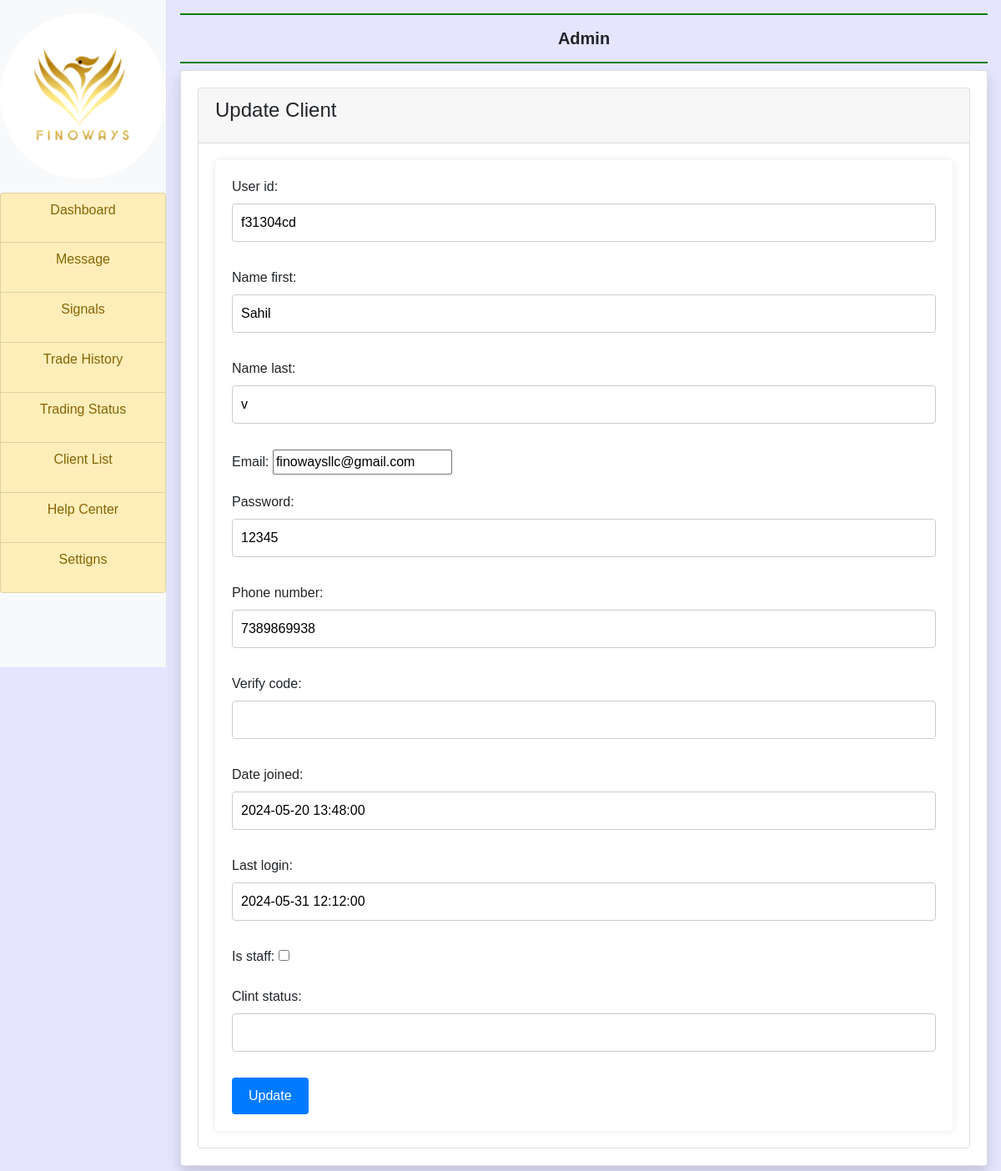
The app's page /update_client/f31304cd/ with its own data.
### myapp/models.py (models this page shows)
class ClientDetail(models.Model):
    user_id = models.CharField(max_length=8, unique=True, default=uuid.uuid4().hex[:8])
    name_first = models.CharField(max_length=50, blank=True, null=True)
    name_last = models.CharField(max_length=50, blank=True, null=True)
    email = models.EmailField(blank=True, null=True)
    password = models.CharField(max_length=50,blank=True, null=True)
    phone_number = models.CharField(max_length=15,blank=True, null=True)
    verify_code = models.CharField(max_length=15,blank=True, null=True)
    date_joined	= models.DateTimeField(verbose_name='date joined', default=None)
    last_login= models.DateTimeField(verbose_name='last login',default=None)
    is_staff= models.BooleanField(default=False)
    clint_status = models.CharField(max_length=15,blank=True, null=True)

### myapp/views.py (the view)
# urls.py: path('update_client/<str:user_id>/', views.update_client, name='update_client'),
def update_client(request, user_id):
    clientdetail = get_object_or_404(ClientDetail, user_id=user_id)
    if request.method == 'POST':
        form = ClientDetailForm(request.POST, instance=clientdetail)
        if form.is_valid():
            form.save()
            return redirect('client_list')
    else:
        form = ClientDetailForm(instance=clientdetail)
    return render(request, 'update_clientdetail.html', {'form': form, 'clientdetail': clientdetail})

### myapp/forms.py
class ClientDetailForm(forms.ModelForm):
    class Meta:
        model = ClientDetail
        fields = ['id','user_id','name_first','name_last','email','password','phone_number','verify_code','date_joined','last_login','is_staff','clint_status']

### myapp/templates/update_clientdetail.html (shortened to what this page needs)
{% extends 'admin_base.html' %}
{% block main %}
<div class="content">
    <div class="row">
        <div class="col-sm md lg xl xxl-12">
            <div class="card">
                <div class="card-header">
                    <h4 class="card-title">Update Client</h4>
                </div>
                <div class="card-body">
                    <form method="post">
                        {{ form.as_p }}
                        <button type="submit">Update</button>
                    </form>
                </div>
            </div>
        </div>
    </div>
</div>
{% endblock %}

### myapp/templates/update_clientdetail.html (style rules this page uses)
body { font-family: Arial, sans-serif; background-color: #f0f0f0; margin: 0; padding: 0; box-sizing: border-box; }
.card-body { background-color:sky; }
form { background-color: #fff; padding: 20px; border-radius: 5px; box-shadow: 0 0 10px rgba(0, 0, 0, 0.1); }
input[type="text"], select { width: 100%; padding: 10px; margin-bottom: 15px; border: 1px solid #ccc; border-radius: 4px; box-sizing: border-box; }
button[type="submit"] { background-color: #007bff; color: #fff; padding: 10px 20px; border: none; border-radius: 4px; cursor: pointer; }

### records on screen
ClientDetail: user_id "f31304cd", name_first "Sahil", name_last "v", email "finowaysllc@gmail.com", password "12345", phone_number "7389869938", date_joined "2024-05-20 13:48:00", last_login "2024-05-31 12:12:00"
